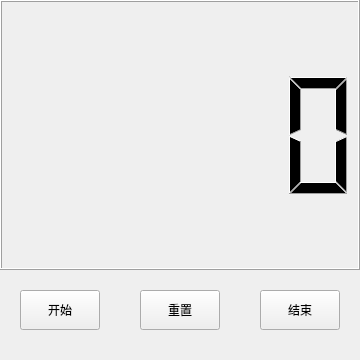
<?xml version="1.0" encoding="UTF-8"?>
<ui version="4.0">
 <class>CountDownTimer</class>
 <widget class="QWidget" name="CountDownTimer">
  <property name="geometry">
   <rect>
    <x>0</x>
    <y>0</y>
    <width>360</width>
    <height>360</height>
   </rect>
  </property>
  <property name="windowTitle">
   <string>Form</string>
  </property>
  <widget class="QLCDNumber" name="lcdNumber">
   <property name="geometry">
    <rect>
     <x>0</x>
     <y>0</y>
     <width>360</width>
     <height>270</height>
    </rect>
   </property>
  </widget>
  <widget class="QPushButton" name="Start">
   <property name="geometry">
    <rect>
     <x>20</x>
     <y>290</y>
     <width>80</width>
     <height>40</height>
    </rect>
   </property>
   <property name="text">
    <string>开始</string>
   </property>
  </widget>
  <widget class="QPushButton" name="Reset">
   <property name="geometry">
    <rect>
     <x>140</x>
     <y>290</y>
     <width>80</width>
     <height>40</height>
    </rect>
   </property>
   <property name="text">
    <string>重置</string>
   </property>
  </widget>
  <widget class="QPushButton" name="End">
   <property name="geometry">
    <rect>
     <x>260</x>
     <y>290</y>
     <width>80</width>
     <height>40</height>
    </rect>
   </property>
   <property name="text">
    <string>结束</string>
   </property>
  </widget>
 </widget>
 <resources/>
 <connections/>
</ui>
